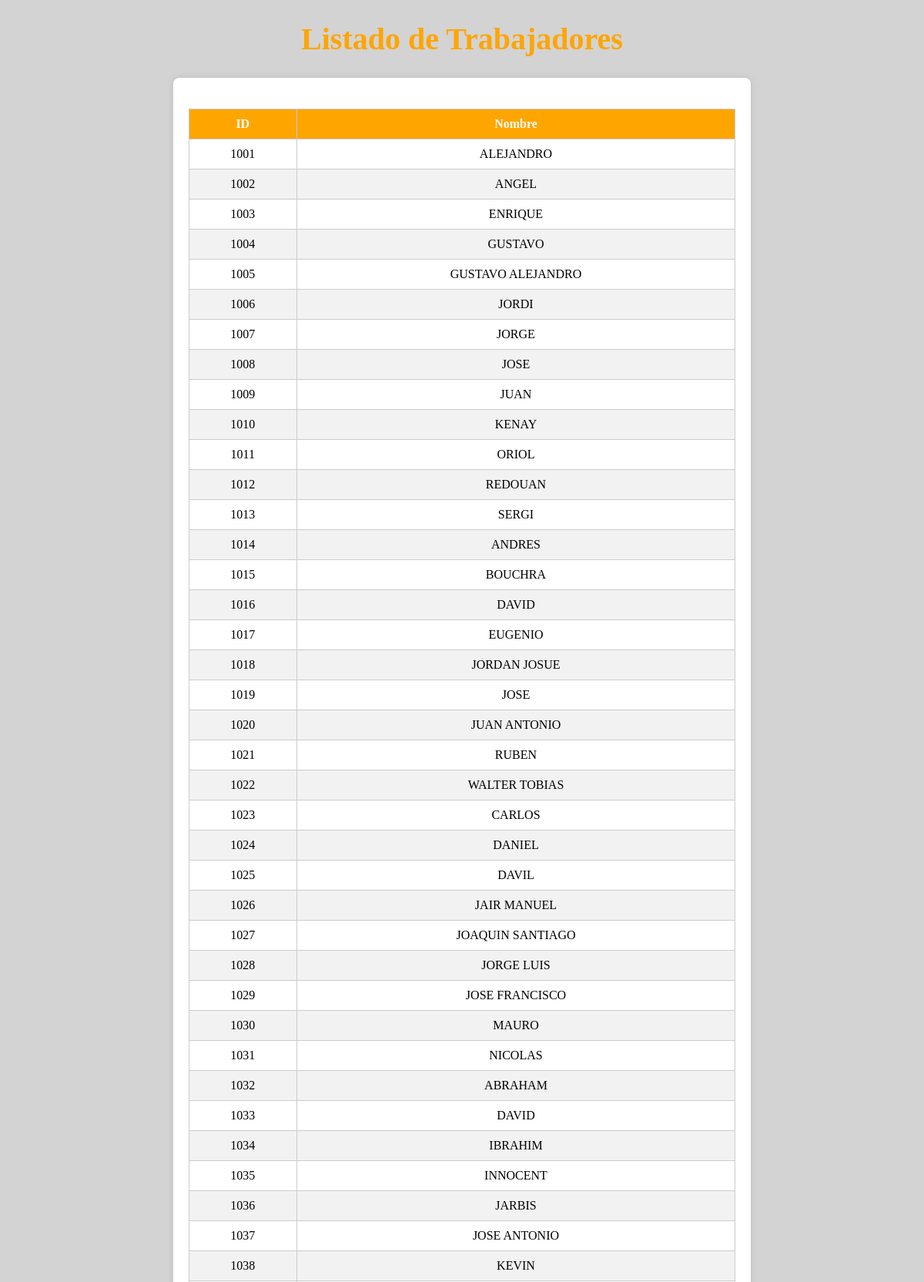
/estadisticasTrabajadores/ (upper part), run on the app's committed database.
### pda/models.py (models this page shows, shortened)
class Trabajador(models.Model):
    nombre=models.TextField(null=True,blank=True)
    apellidos=models.TextField(null=True,blank=True)

### pda/views.py (the view)
# urls.py: path('estadisticasTrabajadores/', lista_trabajadores),
def lista_trabajadores(request):
    trabajadores = Trabajador.objects.all()
    return render(request, 'lista_trabajadores.html', {'trabajadores_lista': trabajadores})

### templates/lista_trabajadores.html (shortened to what this page needs)
<!DOCTYPE html>
<html lang="en">
<head>
</head>
<body>
    <h1>Listado de Trabajadores</h1>
    <div class="container">
        <div class="form-container">
            <table>
                <thead>
                    <tr>
                        <th>ID</th>
                        <th>Nombre</th>
                    </tr>
                </thead>
                <tbody>
                    {% for t in trabajadores_lista %}
                    <tr>
                        <td>
                            {% if t.id %}
                            <a href="{% url 'estadisticas_trabajador' t.id %}">{{ t.id }}</a>
                            {% else %}
                            <span>Sin ID</span>
                            {% endif %}
                        </td>
                        <td>{{ t.nombre }}</td>
                    </tr>
                    {% endfor %}
                </tbody>
            </table>
        </div>
    </div>
</body>
</html>

### templates/lista_trabajadores.html (style rules this page uses)
body { background-color: lightgrey; }
h1 { text-align: center; color: orange; font-size: 40px; }
.container { display: flex; justify-content: center; margin-top: 20px; }
.form-container { background-color: white; padding: 20px; border-radius: 8px; box-shadow: 0 0 10px rgba(0, 0, 0, 0.1); width: 60%; }
a { color: inherit; text-decoration: none; background: none; border: none; }
table { width: 100%; border-collapse: collapse; margin-top: 20px; }
th, td { border: 1px solid #ccc; padding: 10px; text-align: center; }
th { background-color: orange; color: white; }
tr:nth-child(even) { background-color: #f2f2f2; }

### data on the page
Trabajador: id "1001", nombre "ALEJANDRO"
Trabajador: id "1002", nombre "ANGEL"
Trabajador: id "1003", nombre "ENRIQUE"
Trabajador: id "1004", nombre "GUSTAVO"
Trabajador: id "1005", nombre "GUSTAVO ALEJANDRO"
Trabajador: id "1006", nombre "JORDI"
Trabajador: id "1007", nombre "JORGE"
Trabajador: id "1008", nombre "JOSE"
Trabajador: id "1009", nombre "JUAN"
Trabajador: id "1010", nombre "KENAY"
Trabajador: id "1011", nombre "ORIOL"
Trabajador: id "1012", nombre "REDOUAN"
Trabajador: id "1013", nombre "SERGI"
Trabajador: id "1014", nombre "ANDRES"
Trabajador: id "1015", nombre "BOUCHRA"
Trabajador: id "1016", nombre "DAVID"
Trabajador: id "1017", nombre "EUGENIO"
Trabajador: id "1018", nombre "JORDAN JOSUE"
Trabajador: id "1019", nombre "JOSE"
Trabajador: id "1020", nombre "JUAN ANTONIO"
Trabajador: id "1021", nombre "RUBEN"
Trabajador: id "1022", nombre "WALTER TOBIAS"
Trabajador: id "1023", nombre "CARLOS"
Trabajador: id "1024", nombre "DANIEL"
Trabajador: id "1025", nombre "DAVIL"
Trabajador: id "1026", nombre "JAIR MANUEL"
Trabajador: id "1027", nombre "JOAQUIN SANTIAGO"
Trabajador: id "1028", nombre "JORGE LUIS"
Trabajador: id "1029", nombre "JOSE FRANCISCO"
Trabajador: id "1030", nombre "MAURO"
Trabajador: id "1031", nombre "NICOLAS"
Trabajador: id "1032", nombre "ABRAHAM"
Trabajador: id "1033", nombre "DAVID"
Trabajador: id "1034", nombre "IBRAHIM"
Trabajador: id "1035", nombre "INNOCENT"
Trabajador: id "1036", nombre "JARBIS"
Trabajador: id "1037", nombre "JOSE ANTONIO"
Trabajador: id "1038", nombre "KEVIN"
